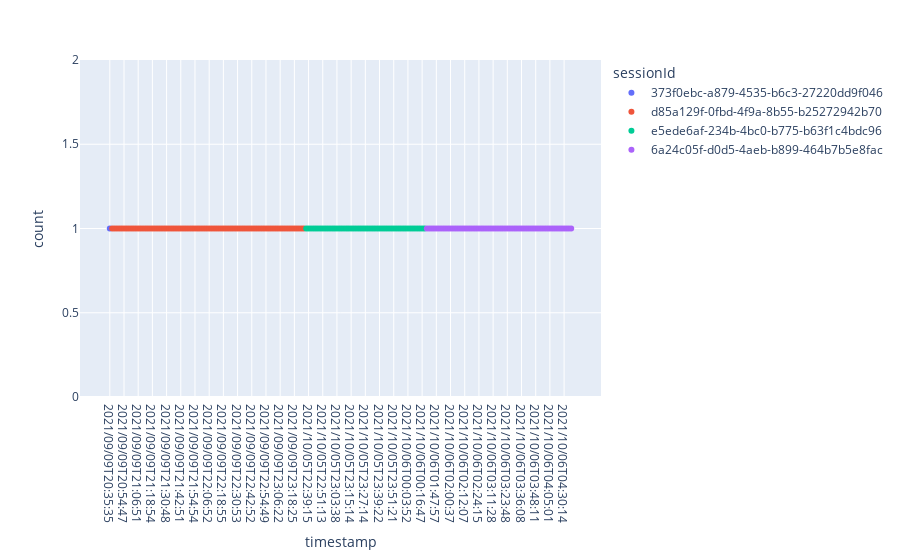

Notebook code for this chart:
### Code cell
import plotly.express as px
fig = px.scatter(frame, x="timestamp", y="count", color="sessionId", hover_data=[ 'topic', 'experimentName'])
fig.show()

### Figure 1 — Plotly figure (JSON) as saved in the notebook; plotly's stock layout.template omitted (floating-point values rounded to 4 significant figures; data arrays with more than 128 entries replaced by an {"elided": "..."} marker saying what was removed)
{"data": [{"customdata": [["nightmare before christmas jack", "A"]], "hovertemplate": "sessionId=373f0ebc-a879-4535-b6c3-27220dd9f046<br>timestamp=%{x}<br>count=%{y}<br>topic=%{customdata[0]}<br>experimentName=%{customdata[1]}<extra></extra>", "legendgroup": "373f0ebc-a879-4535-b6c3-27220dd9f046", "marker": {"color": "#636efa", "symbol": "circle"}, "mode": "markers", "name": "373f0ebc-a879-4535-b6c3-27220dd9f046", "orientation": "v", "showlegend": true, "type": "scatter", "x": ["2021/09/09T20:35:35"], "xaxis": "x", "y": [1], "yaxis": "y"}, {"customdata": {"elided": "82x2 str values"}, "hovertemplate": "sessionId=d85a129f-0fbd-4f9a-8b55-b25272942b70<br>timestamp=%{x}<br>count=%{y}<br>topic=%{customdata[0]}<br>experimentName=%{customdata[1]}<extra></extra>", "legendgroup": "d85a129f-0fbd-4f9a-8b55-b25272942b70", "marker": {"color": "#EF553B", "symbol": "circle"}, "mode": "markers", "name": "d85a129f-0fbd-4f9a-8b55-b25272942b70", "orientation": "v", "showlegend": true, "type": "scatter", "x": ["2021/09/09T20:44:26", "2021/09/09T20:46:50", "2021/09/09T20:48:26", "2021/09/09T20:50:22", "2021/09/09T20:52:47", "2021/09/09T20:54:47", "2021/09/09T20:56:25", "2021/09/09T20:58:55", "2021/09/09T21:00:49", "2021/09/09T21:02:48", "2021/09/09T21:04:50", "2021/09/09T21:06:51", "2021/09/09T21:08:54", "2021/09/09T21:10:53", "2021/09/09T21:12:52", "2021/09/09T21:14:52", "2021/09/09T21:16:51", "2021/09/09T21:18:54", "2021/09/09T21:20:49", "2021/09/09T21:22:41", "2021/09/09T21:24:57", "2021/09/09T21:26:37", "2021/09/09T21:28:52", "2021/09/09T21:30:48", "2021/09/09T21:32:50", "2021/09/09T21:34:53", "2021/09/09T21:36:52", "2021/09/09T21:38:53", "2021/09/09T21:40:52", "2021/09/09T21:42:51", "2021/09/09T21:44:52", "2021/09/09T21:46:51", "2021/09/09T21:48:36", "2021/09/09T21:50:49", "2021/09/09T21:52:52", "2021/09/09T21:54:54", "2021/09/09T21:56:49", "2021/09/09T21:58:57", "2021/09/09T22:00:53", "2021/09/09T22:02:52", "2021/09/09T22:04:49", "2021/09/09T22:06:52", "2021/09/09T22:08:52", "2021/09/09T22:10:53", "2021/09/09T22:12:48", "2021/09/09T22:14:49", "2021/09/09T22:16:54", "2021/09/09T22:18:55", "2021/09/09T22:20:48", "2021/09/09T22:22:52", "2021/09/09T22:24:49", "2021/09/09T22:26:43", "2021/09/09T22:28:56", "2021/09/09T22:30:53", "2021/09/09T22:32:49", "2021/09/09T22:34:36", "2021/09/09T22:36:53", "2021/09/09T22:38:52", "2021/09/09T22:40:54", "2021/09/09T22:42:52", "2021/09/09T22:44:49", "2021/09/09T22:46:49", "2021/09/09T22:48:54", "2021/09/09T22:50:52", "2021/09/09T22:52:53", "2021/09/09T22:54:49", "2021/09/09T22:56:49", "2021/09/09T22:58:48", "2021/09/09T23:00:26", "2021/09/09T23:02:21", "2021/09/09T23:04:47", "2021/09/09T23:06:22", "2021/09/09T23:08:59", "2021/09/09T23:10:21", "2021/09/09T23:12:22", "2021/09/09T23:14:49", "2021/09/09T23:16:48", "2021/09/09T23:18:25", "2021/09/09T23:20:22", "2021/09/09T23:22:47", "2021/09/09T23:24:20", "2021/09/09T23:26:21"], "xaxis": "x", "y": [1, 1, 1, 1, 1, 1, 1, 1, 1, 1, 1, 1, 1, 1, 1, 1, 1, 1, 1, 1, 1, 1, 1, 1, 1, 1, 1, 1, 1, 1, 1, 1, 1, 1, 1, 1, 1, 1, 1, 1, 1, 1, 1, 1, 1, 1, 1, 1, 1, 1, 1, 1, 1, 1, 1, 1, 1, 1, 1, 1, 1, 1, 1, 1, 1, 1, 1, 1, 1, 1, 1, 1, 1, 1, 1, 1, 1, 1, 1, 1, 1, 1], "yaxis": "y"}, {"customdata": [["nightmare before christmas", "A"], ["best jack skellington scenes", "A"], ["nightmare before christmas jack", "A"], ["this is halloween", "A"], ["sally and jack", "A"], ["making christmas", "A"], ["pumpkin king", "A"], ["jack skellington", "A"], ["best jack skellington scenes", "A"], ["best jack skellington scenes", "A"], ["oogie boogie jack skellington", "A"], ["jack skellington", "A"], ["oogie boogie jack skellington", "A"], ["jack skellington broadway", "A"], ["oogie boogie jack skellington", "A"], ["danny elfman soundtrack", "A"], ["nightmare before christmas jack", "A"], ["tim burton nightmare christmas", "A"], ["nightmare before christmas jack", "A"], ["jack skellington real life", "A"], ["sally and jack", "A"], ["animation stop motion tim burton", "A"], ["nightmare before xmas", "A"], ["tim burton", "A"], ["danny elfman soundtrack", "A"], ["tim burton", "A"], ["jack skellington broadway", "A"], ["jack nightmare before christmas", "A"], ["this is halloween", "A"], ["sally and jack", "A"], ["danny elfman soundtrack", "A"], ["sally and jack", "A"], ["nightmare before christmas jack", "A"], ["jack skellington broadway", "A"], ["nightmare before xmas", "A"], ["jack skellington real life", "A"], ["animation stop motion tim burton", "A"], ["jack skellington broadway", "A"], ["animation stop motion tim burton", "A"], ["nightmare before christmas jack", "A"], ["danny elfman soundtrack", "A"], ["oogy boogy", "A"], ["nightmare before christmas", "A"], ["this is halloween", "A"], ["nightmare before christmas sally", "A"], ["tim burton nightmare christmas", "A"], ["jack nightmare before christmas", "A"], ["santa from nightmare before christmas", "A"], ["jack and sally montage", "A"], ["this is halloween", "A"], ["oogie boogie", "A"]], "hovertemplate": "sessionId=e5ede6af-234b-4bc0-b775-b63f1c4bdc96<br>timestamp=%{x}<br>count=%{y}<br>topic=%{customdata[0]}<br>experimentName=%{customdata[1]}<extra></extra>", "legendgroup": "e5ede6af-234b-4bc0-b775-b63f1c4bdc96", "marker": {"color": "#00cc96", "symbol": "circle"}, "mode": "markers", "name": "e5ede6af-234b-4bc0-b775-b63f1c4bdc96", "orientation": "v", "showlegend": true, "type": "scatter", "x": ["2021/10/05T22:37:20", "2021/10/05T22:39:15", "2021/10/05T22:41:43", "2021/10/05T22:43:22", "2021/10/05T22:45:42", "2021/10/05T22:47:22", "2021/10/05T22:49:25", "2021/10/05T22:51:13", "2021/10/05T22:53:14", "2021/10/05T22:55:16", "2021/10/05T22:57:22", "2021/10/05T22:59:22", "2021/10/05T23:01:19", "2021/10/05T23:03:38", "2021/10/05T23:05:22", "2021/10/05T23:07:25", "2021/10/05T23:09:18", "2021/10/05T23:11:16", "2021/10/05T23:13:14", "2021/10/05T23:15:14", "2021/10/05T23:17:13", "2021/10/05T23:19:18", "2021/10/05T23:21:20", "2021/10/05T23:23:14", "2021/10/05T23:25:15", "2021/10/05T23:27:14", "2021/10/05T23:29:21", "2021/10/05T23:31:23", "2021/10/05T23:33:21", "2021/10/05T23:35:22", "2021/10/05T23:37:18", "2021/10/05T23:39:22", "2021/10/05T23:41:27", "2021/10/05T23:43:24", "2021/10/05T23:45:25", "2021/10/05T23:47:22", "2021/10/05T23:49:34", "2021/10/05T23:51:21", "2021/10/05T23:53:25", "2021/10/05T23:55:24", "2021/10/05T23:57:43", "2021/10/06T00:00:58", "2021/10/06T00:01:33", "2021/10/06T00:03:52", "2021/10/06T00:05:28", "2021/10/06T00:07:56", "2021/10/06T00:09:59", "2021/10/06T00:11:33", "2021/10/06T00:13:54", "2021/10/06T00:16:47", "2021/10/06T00:20:22"], "xaxis": "x", "y": [1, 1, 1, 1, 1, 1, 1, 1, 1, 1, 1, 1, 1, 1, 1, 1, 1, 1, 1, 1, 1, 1, 1, 1, 1, 1, 1, 1, 1, 1, 1, 1, 1, 1, 1, 1, 1, 1, 1, 1, 1, 1, 1, 1, 1, 1, 1, 1, 1, 1, 1], "yaxis": "y"}, {"customdata": [["oogy boogy", "A"], ["tim burton nightmare christmas", "A"], ["animation stop motion tim burton", "A"], ["oogie boogie", "A"], ["jack skellington real life", "A"], ["oogy boogy", "A"], ["oogie boogie", "A"], ["nightmare before christmas sally", "A"], ["oogy boogy", "A"], ["making christmas", "A"], ["animation stop motion tim burton", "A"], ["santa from nightmare before christmas", "A"], ["sally and jack", "A"], ["nightmare before xmas", "A"], ["pumpkin king", "A"], ["jack's obsession", "A"], ["jack's obsession", "A"], ["santa from nightmare before christmas", "A"], ["jack's obsession", "A"], ["pumpkin king", "A"], ["nightmare before christmas", "A"], ["oogie boogie jack skellington", "A"], ["tim burton", "A"], ["tim burton", "A"], ["oogie boogie jack skellington", "A"], ["jack skellington", "A"], ["oogie boogie", "A"], ["tim burton nightmare christmas", "A"], ["santa from nightmare before christmas", "A"], ["jack nightmare before christmas", "A"], ["oogy boogy", "A"], ["tim burton nightmare christmas", "A"], ["nightmare before christmas jack", "A"], ["tim burton", "A"], ["sally and jack", "A"], ["jack skellington real life", "A"], ["jack nightmare before christmas", "A"], ["tim burton nightmare christmas", "A"], ["nightmare before christmas", "A"], ["jack and sally montage", "A"], ["jack skellington", "A"], ["danny elfman soundtrack", "A"], ["nightmare before xmas", "A"], ["santa from nightmare before christmas", "A"], ["oogie boogie", "A"], ["danny elfman soundtrack", "A"], ["making christmas", "A"], ["oogy boogy", "A"], ["oogie boogie", "A"], ["nightmare before christmas jack", "A"], ["jack and sally montage", "A"], ["tim burton nightmare christmas", "A"], ["danny elfman soundtrack", "A"], ["jack and sally montage", "A"], ["this is halloween", "A"], ["tim burton", "A"], ["sally and jack", "A"], ["jack skellington broadway", "A"], ["nightmare before xmas", "A"], ["nightmare before christmas sally", "A"], ["jack skellington", "A"], ["nightmare before christmas", "A"]], "hovertemplate": "sessionId=6a24c05f-d0d5-4aeb-b899-464b7b5e8fac<br>timestamp=%{x}<br>count=%{y}<br>topic=%{customdata[0]}<br>experimentName=%{customdata[1]}<extra></extra>", "legendgroup": "6a24c05f-d0d5-4aeb-b899-464b7b5e8fac", "marker": {"color": "#ab63fa", "symbol": "circle"}, "mode": "markers", "name": "6a24c05f-d0d5-4aeb-b899-464b7b5e8fac", "orientation": "v", "showlegend": true, "type": "scatter", "x": ["2021/10/06T01:40:13", "2021/10/06T01:42:00", "2021/10/06T01:44:29", "2021/10/06T01:45:58", "2021/10/06T01:47:57", "2021/10/06T01:49:58", "2021/10/06T01:51:58", "2021/10/06T01:54:06", "2021/10/06T01:56:00", "2021/10/06T01:58:01", "2021/10/06T02:00:37", "2021/10/06T02:02:00", "2021/10/06T02:04:00", "2021/10/06T02:06:10", "2021/10/06T02:08:10", "2021/10/06T02:10:09", "2021/10/06T02:12:07", "2021/10/06T02:14:06", "2021/10/06T02:16:04", "2021/10/06T02:18:12", "2021/10/06T02:20:13", "2021/10/06T02:22:07", "2021/10/06T02:24:15", "2021/10/06T02:26:26", "2021/10/06T02:28:23", "2021/10/06T02:30:31", "2021/10/06T03:08:04", "2021/10/06T03:09:36", "2021/10/06T03:11:28", "2021/10/06T03:13:29", "2021/10/06T03:15:34", "2021/10/06T03:17:32", "2021/10/06T03:19:47", "2021/10/06T03:21:51", "2021/10/06T03:23:48", "2021/10/06T03:25:36", "2021/10/06T03:27:42", "2021/10/06T03:29:44", "2021/10/06T03:32:24", "2021/10/06T03:34:23", "2021/10/06T03:36:08", "2021/10/06T03:38:07", "2021/10/06T03:40:07", "2021/10/06T03:41:59", "2021/10/06T03:44:05", "2021/10/06T03:46:10", "2021/10/06T03:48:11", "2021/10/06T03:50:38", "2021/10/06T03:54:12", "2021/10/06T03:56:11", "2021/10/06T04:00:11", "2021/10/06T04:02:24", "2021/10/06T04:05:01", "2021/10/06T04:11:00", "2021/10/06T04:17:05", "2021/10/06T04:20:51", "2021/10/06T04:24:30", "2021/10/06T04:29:35", "2021/10/06T04:30:14", "2021/10/06T04:33:51", "2021/10/06T04:34:26", "2021/10/06T04:39:28"], "xaxis": "x", "y": [1, 1, 1, 1, 1, 1, 1, 1, 1, 1, 1, 1, 1, 1, 1, 1, 1, 1, 1, 1, 1, 1, 1, 1, 1, 1, 1, 1, 1, 1, 1, 1, 1, 1, 1, 1, 1, 1, 1, 1, 1, 1, 1, 1, 1, 1, 1, 1, 1, 1, 1, 1, 1, 1, 1, 1, 1, 1, 1, 1, 1, 1], "yaxis": "y"}], "layout": {"legend": {"title": {"text": "sessionId"}, "tracegroupgap": 0}, "margin": {"t": 60}, "xaxis": {"anchor": "y", "domain": [0, 1], "title": {"text": "timestamp"}}, "yaxis": {"anchor": "x", "domain": [0, 1], "title": {"text": "count"}}}}
